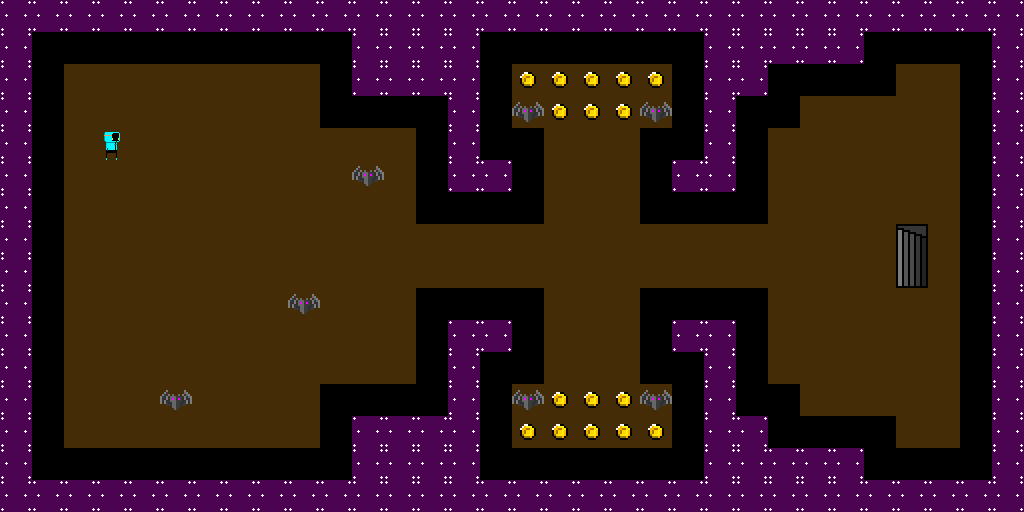

This is a level from a 2D game, rendered from its Tiled map with the project's own tilesets. A one-line summary and the complete map file follow:
An orthogonal 32x16 tile map with 32x32 px tiles, 4 tile layers (Background, Terrain, Characters, Items), 8 tilesets.

<map version="1.0" tiledversion="1.1.6" orientation="orthogonal" renderorder="right-down" width="32" height="16" tilewidth="32" tileheight="32" infinite="0" nextobjectid="1">
 <tileset firstgid="1" source="placeholder.tsx" />
 <tileset firstgid="5" source="placeholder2.tsx" />
 <tileset firstgid="11" source="player.tsx" />
 <tileset firstgid="20" source="enemy.tsx" />
 <tileset firstgid="22" source="coin.tsx" />
 <tileset firstgid="26" source="staircase.tsx" />
 <tileset firstgid="28" source="staircase2.tsx" />
 <tileset firstgid="30" source="staircase3.tsx" />
 <layer name="Background" width="32" height="16">
  <data encoding="csv">
0,0,0,0,0,0,0,0,0,0,0,0,0,0,0,0,0,0,0,0,0,0,0,0,0,0,0,0,0,0,0,0,
0,0,0,0,0,0,0,0,0,0,0,0,0,0,0,0,0,0,0,0,0,0,0,0,0,0,0,0,0,0,0,0,
0,0,7,7,7,7,7,7,7,7,0,0,0,0,0,0,7,7,7,7,7,0,0,0,0,0,0,0,7,7,0,0,
0,0,7,7,7,7,7,7,7,7,0,0,0,0,0,0,7,7,7,7,7,0,0,0,0,7,7,7,7,7,0,0,
0,0,7,7,7,7,7,7,7,7,7,7,7,0,0,0,0,7,7,7,0,0,0,0,7,7,7,7,7,7,0,0,
0,0,7,7,7,7,7,7,7,7,7,7,7,0,0,0,0,7,7,7,0,0,0,0,7,7,7,7,7,7,0,0,
0,0,7,7,7,7,7,7,7,7,7,7,7,0,0,0,0,7,7,7,0,0,0,0,7,7,7,7,7,7,0,0,
0,0,7,7,7,7,7,7,7,7,7,7,7,7,7,7,7,7,7,7,7,7,7,7,7,7,7,7,7,7,0,0,
0,0,7,7,7,7,7,7,7,7,7,7,7,7,7,7,7,7,7,7,7,7,7,7,7,7,7,7,7,7,0,0,
0,0,7,7,7,7,7,7,7,7,7,7,7,0,0,0,0,7,7,7,0,0,0,0,7,7,7,7,7,7,0,0,
0,0,7,7,7,7,7,7,7,7,7,7,7,0,0,0,0,7,7,7,0,0,0,0,7,7,7,7,7,7,0,0,
0,0,7,7,7,7,7,7,7,7,7,7,7,0,0,0,0,7,7,7,0,0,0,0,7,7,7,7,7,7,0,0,
0,0,7,7,7,7,7,7,7,7,0,0,0,0,0,0,7,7,7,7,7,0,0,0,0,7,7,7,7,7,0,0,
0,0,7,7,7,7,7,7,7,7,0,0,0,0,0,0,7,7,7,7,7,0,0,0,0,0,0,0,7,7,0,0,
0,0,0,0,0,0,0,0,0,0,0,0,0,0,0,0,0,0,0,0,0,0,0,0,0,0,0,0,0,0,0,0,
0,0,0,0,0,0,0,0,0,0,0,0,0,0,0,0,0,0,0,0,0,0,0,0,0,0,0,0,0,0,0,0
</data>
 </layer>
 <layer name="Terrain" width="32" height="16">
  <data encoding="csv">
8,8,8,8,8,8,8,8,8,8,8,8,8,8,8,8,8,8,8,8,8,8,8,8,8,8,8,8,8,8,8,8,
8,5,5,5,5,5,5,5,5,5,5,8,8,8,8,5,5,5,5,5,5,5,8,8,8,8,8,5,5,5,5,8,
8,5,7,7,7,7,7,7,7,7,5,8,8,8,8,5,7,7,7,7,7,5,8,8,5,5,5,5,7,7,5,8,
8,5,7,7,7,7,7,7,7,7,5,5,5,5,8,5,7,7,7,7,7,5,8,5,5,7,7,7,7,7,5,8,
8,5,7,7,7,7,7,7,7,7,7,7,7,5,8,5,5,0,7,0,5,5,8,5,7,7,7,7,7,7,5,8,
8,5,7,7,7,7,7,7,7,7,7,7,7,5,8,8,5,0,7,0,5,8,8,5,7,7,7,7,7,7,5,8,
8,5,7,7,7,7,7,7,7,7,7,7,7,5,5,5,5,0,7,0,5,5,5,5,7,7,7,7,7,7,5,8,
8,5,7,7,7,7,7,7,7,7,7,7,7,7,7,7,7,7,7,7,7,7,7,7,7,7,7,7,9,7,5,8,
8,5,7,7,7,7,7,7,7,7,7,7,7,7,7,7,7,7,7,7,7,7,7,7,7,7,7,7,10,7,5,8,
8,5,7,7,7,7,7,7,7,7,7,7,7,5,5,5,5,0,7,0,5,5,5,5,7,7,7,7,7,7,5,8,
8,5,7,7,7,7,7,7,7,7,7,7,7,5,8,8,5,0,7,0,5,8,8,5,7,7,7,7,7,7,5,8,
8,5,7,7,7,7,7,7,7,7,7,7,7,5,8,5,5,0,7,0,5,5,8,5,7,7,7,7,7,7,5,8,
8,5,7,7,7,7,7,7,7,7,5,5,5,5,8,5,7,7,7,7,7,5,8,5,5,7,7,7,7,7,5,8,
8,5,7,7,7,7,7,7,7,7,5,8,8,8,8,5,7,7,7,7,7,5,8,8,5,5,5,5,7,7,5,8,
8,5,5,5,5,5,5,5,5,5,5,8,8,8,8,5,5,5,5,5,5,5,8,8,8,8,8,5,5,5,5,8,
8,8,8,8,8,8,8,8,8,8,8,8,8,8,8,8,8,8,8,8,8,8,8,8,8,8,8,8,8,8,8,8
</data>
 </layer>
 <layer name="Characters" width="32" height="16">
  <properties>
   <property name="isPlayer" type="bool" value="true" />
   <property name="sprite" value="map/playersprtmp.png" />
  </properties>
  <data encoding="csv">
0,0,0,0,0,0,0,0,0,0,0,0,0,0,0,0,0,0,0,0,0,0,0,0,0,0,0,0,0,0,0,0,
0,0,0,0,0,0,0,0,0,0,0,0,0,0,0,0,0,0,0,0,0,0,0,0,0,0,0,0,0,0,0,0,
0,0,0,0,0,0,0,0,0,0,0,0,0,0,0,0,0,0,0,0,0,0,0,0,0,0,0,0,0,0,0,0,
0,0,0,0,0,0,0,0,0,0,0,0,0,0,0,0,20,0,0,0,20,0,0,0,0,0,0,0,0,0,0,0,
0,0,0,11,0,0,0,0,0,0,0,0,0,0,0,0,0,0,0,0,0,0,0,0,0,0,0,0,0,0,0,0,
0,0,0,0,0,0,0,0,0,0,0,20,0,0,0,0,0,0,0,0,0,0,0,0,0,0,0,0,0,0,0,0,
0,0,0,0,0,0,0,0,0,0,0,0,0,0,0,0,0,0,0,0,0,0,0,0,0,0,0,0,0,0,0,0,
0,0,0,0,0,0,0,0,0,0,0,0,0,0,0,0,0,0,0,0,0,0,0,0,0,0,0,0,0,0,0,0,
0,0,0,0,0,0,0,0,0,0,0,0,0,0,0,0,0,0,0,0,0,0,0,0,0,0,0,0,0,0,0,0,
0,0,0,0,0,0,0,0,0,20,0,0,0,0,0,0,0,0,0,0,0,0,0,0,0,0,0,0,0,0,0,0,
0,0,0,0,0,0,0,0,0,0,0,0,0,0,0,0,0,0,0,0,0,0,0,0,0,0,0,0,0,0,0,0,
0,0,0,0,0,0,0,0,0,0,0,0,0,0,0,0,0,0,0,0,0,0,0,0,0,0,0,0,0,0,0,0,
0,0,0,0,0,20,0,0,0,0,0,0,0,0,0,0,20,0,0,0,20,0,0,0,0,0,0,0,0,0,0,0,
0,0,0,0,0,0,0,0,0,0,0,0,0,0,0,0,0,0,0,0,0,0,0,0,0,0,0,0,0,0,0,0,
0,0,0,0,0,0,0,0,0,0,0,0,0,0,0,0,0,0,0,0,0,0,0,0,0,0,0,0,0,0,0,0,
0,0,0,0,0,0,0,0,0,0,0,0,0,0,0,0,0,0,0,0,0,0,0,0,0,0,0,0,0,0,0,0
</data>
 </layer>
 <layer name="Items" width="32" height="16">
  <data encoding="csv">
0,0,0,0,0,0,0,0,0,0,0,0,0,0,0,0,0,0,0,0,0,0,0,0,0,0,0,0,0,0,0,0,
0,0,0,0,0,0,0,0,0,0,0,0,0,0,0,0,0,0,0,0,0,0,0,0,0,0,0,0,0,0,0,0,
0,0,0,0,0,0,0,0,0,0,0,0,0,0,0,0,22,22,22,22,22,0,0,0,0,0,0,0,0,0,0,0,
0,0,0,0,0,0,0,0,0,0,0,0,0,0,0,0,0,22,22,22,0,0,0,0,0,0,0,0,0,0,0,0,
0,0,0,0,0,0,0,0,0,0,0,0,0,0,0,0,0,0,0,0,0,0,0,0,0,0,0,0,0,0,0,0,
0,0,0,0,0,0,0,0,0,0,0,0,0,0,0,0,0,0,0,0,0,0,0,0,0,0,0,0,0,0,0,0,
0,0,0,0,0,0,0,0,0,0,0,0,0,0,0,0,0,0,0,0,0,0,0,0,0,0,0,0,0,0,0,0,
0,0,0,0,0,0,0,0,0,0,0,0,0,0,0,0,0,0,0,0,0,0,0,0,0,0,0,0,0,0,0,0,
0,0,0,0,0,0,0,0,0,0,0,0,0,0,0,0,0,0,0,0,0,0,0,0,0,0,0,0,0,0,0,0,
0,0,0,0,0,0,0,0,0,0,0,0,0,0,0,0,0,0,0,0,0,0,0,0,0,0,0,0,0,0,0,0,
0,0,0,0,0,0,0,0,0,0,0,0,0,0,0,0,0,0,0,0,0,0,0,0,0,0,0,0,0,0,0,0,
0,0,0,0,0,0,0,0,0,0,0,0,0,0,0,0,0,0,0,0,0,0,0,0,0,0,0,0,0,0,0,0,
0,0,0,0,0,0,0,0,0,0,0,0,0,0,0,0,0,22,22,22,0,0,0,0,0,0,0,0,0,0,0,0,
0,0,0,0,0,0,0,0,0,0,0,0,0,0,0,0,22,22,22,22,22,0,0,0,0,0,0,0,0,0,0,0,
0,0,0,0,0,0,0,0,0,0,0,0,0,0,0,0,0,0,0,0,0,0,0,0,0,0,0,0,0,0,0,0,
0,0,0,0,0,0,0,0,0,0,0,0,0,0,0,0,0,0,0,0,0,0,0,0,0,0,0,0,0,0,0,0
</data>
 </layer>
</map>
